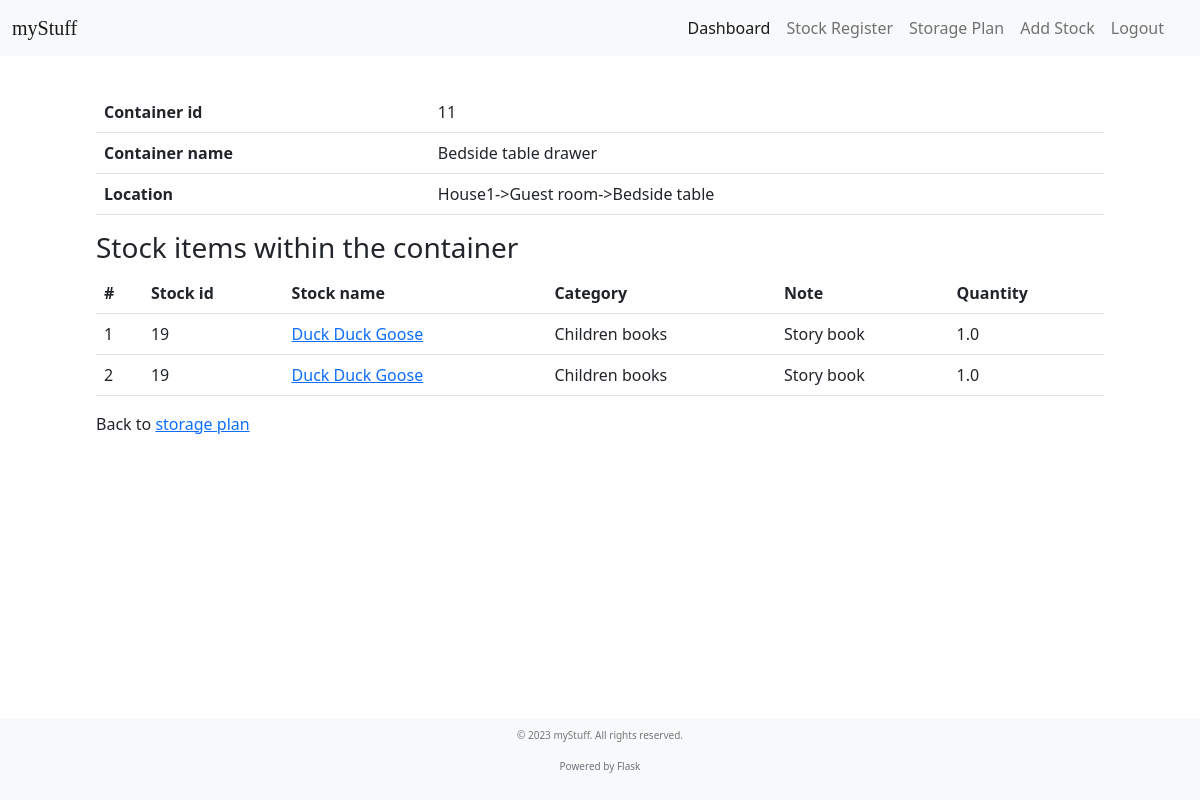
The app's page /container_info/11 (signed in) with its own data.
### tables this page shows
CREATE TABLE stock_container (
  stock_container_id INTEGER PRIMARY KEY AUTOINCREMENT,
  stock_id INTEGER NOT NULL,
  container_id INTEGER NOT NULL, quantity FLOAT NOT NULL,
  FOREIGN KEY (stock_id) REFERENCES stock (stock_id),
  FOREIGN KEY (container_id) REFERENCES container (container_id)
);

CREATE TABLE container (container_id INTEGER PRIMARY KEY AUTOINCREMENT,furniture_id INTEGER, container_name TEXT NOT NULL, is_unassigned INTEGER DEFAULT 0, FOREIGN KEY (furniture_id) REFERENCES furniture (furniture_id));

CREATE TABLE house (house_id INTEGER PRIMARY KEY AUTOINCREMENT, house_name TEXT NOT NULL, user_id INTEGER REFERENCES user(id));

CREATE TABLE room (room_id INTEGER PRIMARY KEY AUTOINCREMENT, room_name TEXT NOT NULL, house_id INTEGER, FOREIGN KEY (house_id) REFERENCES house (house_id));

CREATE TABLE furniture (furniture_id INTEGER PRIMARY KEY AUTOINCREMENT, furniture_name TEXT NOT NULL, room_id INTEGER, FOREIGN KEY (room_id) REFERENCES room (room_id));

CREATE TABLE stock(stock_id INTEGER PRIMARY KEY AUTOINCREMENT, stock_name TEXT NOT NULL, category_id INTEGER NOT NULL, note TEXT, user_id INTEGER REFERENCES user(id), FOREIGN KEY(category_id) REFERENCES category(category_id));

CREATE TABLE category (
    category_id INTEGER PRIMARY KEY AUTOINCREMENT, 
    category TEXT NOT NULL, 
    description TEXT,
    user_id INTEGER REFERENCES user(id)
    );

### app.py (the view)
@app.route("/container_info/<int:container_id>")
@login_required
def container_info(container_id):
    db = get_db_connection()
    container_info = db.execute(
        "SELECT stock_container.stock_container_id, stock_container.container_id, stock.stock_id, stock.stock_name, category.category, stock.note, container.container_name, furniture.furniture_name, room.room_name, house.house_name, stock_container.quantity FROM stock_container JOIN stock ON stock.stock_id=stock_container.stock_id JOIN category ON category.category_id=stock.category_id JOIN container ON container.container_id=stock_container.container_id JOIN furniture ON furniture.furniture_id=container.furniture_id JOIN room ON room.room_id=furniture.room_id JOIN house ON house.house_id=room.house_id WHERE stock_container.container_id=?",
        [container_id],
    ).fetchall()
    container_items = {}
    for row in container_info:
        (
            stock_container_id,
            container_id,
            stock_id,
            stock_name,
            category,
            note,
            container_name,
            furniture_name,
            room_name,
            house_name,
            quantity,
        ) = row
        if stock_container_id not in container_items:
            container_items[stock_container_id] = {
                "container_id": container_id,
                "stock_id": stock_id,
                "stock_name": stock_name,
                "category": category,
                "note": note,
                "container_name": container_name,
                "furniture_name": furniture_name,
                "room_name": room_name,
                "house_name": house_name,
                "quantity": quantity,
            }
    if container_info == []:
        container_info = db.execute(
            "SELECT * FROM container JOIN furniture ON furniture.furniture_id=container.furniture_id JOIN room ON room.room_id=furniture.room_id JOIN house ON house.house_id=room.house_id WHERE container_id = ?",
            [container_id],
        ).fetchall()
    return render_template(
        "container_info.html",
        container_info=container_info,
        container_items=container_items,
    )

### app.py (called while the page is built)
@login_manager.user_loader
def load_user(user_id):
    conn = sqlite3.connect("myStuff.db")
    c = conn.cursor()
    c.execute("SELECT * FROM user WHERE id=?", [user_id])
    user = c.fetchone()
    if user:
        return User(user[0], user[1])
    else:
        return None

def get_db_connection():
    conn = sqlite3.connect("myStuff.db")
    conn.row_factory = sqlite3.Row
    return conn

### templates/container_info.html (shortened to what this page needs)
{% extends 'layout.html' %}
{% block content %}
<table class='table'>
    <tr>
        <th scope="row">Container id</th>
        <td>{{container_info[0]["container_id"]}}</td>
    </tr>
    <tr>
        <th scope="row">Container name</th>
        <td>{{container_info[0]["container_name"]}}</td>
    </tr>
    <tr>
        <th scope="row">Location</th>
        <td>{{container_info[0]["house_name"]}}->{{container_info[0]["room_name"]}}->{{container_info[0]["furniture_name"]}}
        </td>
    </tr>
</table>
<h3>Stock items within the container</h3>
<table class='table'>
    <thead>
        <tr>
            <th scope="col">#</th>
            <th scope="col">Stock id</th>
            <th scope="col">Stock name</th>
            <th scope="col">Category</th>
            <th scope="col">Note</th>
            <th scope="col">Quantity</th>
        </tr>
    </thead>
    <tbody>
        {% if container_items == {} %}
        <tr>
            <td colspan='6'>Currently there is no item within this container.</td>
        </tr>
        {% else %}
        {% for key, item in container_items.items() %}
        <tr>
            <td class="counter-cell" scope="row"></td>
            <td>{{ item["stock_id"] }}</td>
            <td><a href='/stock_info/{{ item["stock_id"] }}'>{{ item["stock_name"] }}</a></td>
            <td>{{ item["category"] }}</td>
            <td>{{ item["note"] }}</td>
            <td>{{ item["quantity"] }}</td>
        </tr>
        {% endfor %}
        {% endif %}
    </tbody>
</table>
<div>
    <p>Back to <a href='/storage_plan'>storage plan</a></p>
</div>
{% endblock %}

### templates/container_info.html (style rules this page uses)
table { counter-reset: row-counter; }
.counter-cell::before { counter-increment: row-counter; content: counter(row-counter); }

### templates/layout.html (style rules this page uses)
html, body { height: 100%; background-image: url("../static/background.png"); background-repeat: repeat-y; background-size: cover; }
body { display: flex; flex-direction: column; }

### records on screen
stock_container: container "11", quantity "1.0"
container: container_name "Bedside table drawer"
house: house_name "House1"
room: room_name "Guest room"
furniture: furniture_name "Bedside table"
stock: stock_id "19" "19", stock_name "Duck Duck Goose" "Duck Duck Goose", note "Story book" "Story book"
category: category "Children books" "Children books"
stock_container: quantity "1.0"
